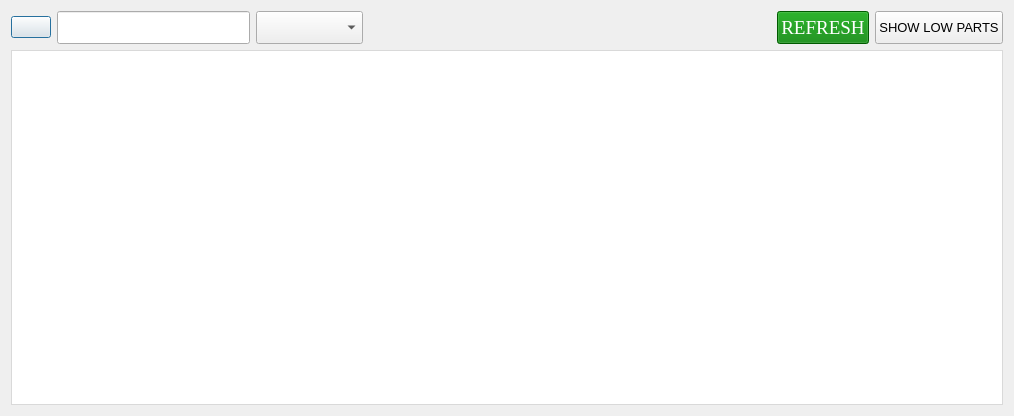
<?xml version="1.0" encoding="UTF-8"?>
<ui version="4.0">
 <class>partsQuantityViwer</class>
 <widget class="QDialog" name="partsQuantityViwer">
  <property name="geometry">
   <rect>
    <x>0</x>
    <y>0</y>
    <width>1014</width>
    <height>416</height>
   </rect>
  </property>
  <property name="windowTitle">
   <string>Parts Quantity Viewer</string>
  </property>
  <layout class="QHBoxLayout" name="horizontalLayout_2">
   <item>
    <layout class="QVBoxLayout" name="verticalLayout">
     <item>
      <layout class="QHBoxLayout" name="horizontalLayout">
       <item>
        <widget class="QPushButton" name="pushButton_search">
         <property name="styleSheet">
          <string notr="true"/>
         </property>
         <property name="text">
          <string/>
         </property>
         <property name="icon">
          <iconset resource="asert.qrc">
           <normaloff>:/Images/search.png</normaloff>:/Images/search.png</iconset>
         </property>
         <property name="iconSize">
          <size>
           <width>50</width>
           <height>50</height>
          </size>
         </property>
        </widget>
       </item>
       <item>
        <widget class="QLineEdit" name="lineEdit">
         <property name="sizePolicy">
          <sizepolicy hsizetype="Preferred" vsizetype="Preferred">
           <horstretch>0</horstretch>
           <verstretch>0</verstretch>
          </sizepolicy>
         </property>
         <property name="font">
          <font>
           <pointsize>16</pointsize>
          </font>
         </property>
         <property name="styleSheet">
          <string notr="true">QLineEdit {
    border: 1px solid #a9a9a9;
    padding: 5px;
    border-radius: 10px; /* Adjust the value to control the roundness */
    background-color: #ffffff; /* Set the background color to white */
    color: #333333;
}

QLineEdit:focus {
    border-color: #3e7bb6;
}

QLineEdit:hover {
    background-color: #e6f3ff; /* Set the hover background color to light blue */
    animation: blink 0.5s alternate infinite; /* Add a blinking animation */
}

@keyframes blink {
    from {
        background-color: #e6f3ff;
    }
    to {
        background-color: #ffffff;
    }
}
</string>
         </property>
        </widget>
       </item>
       <item>
        <widget class="QComboBox" name="comboBox">
         <property name="sizePolicy">
          <sizepolicy hsizetype="Preferred" vsizetype="Preferred">
           <horstretch>0</horstretch>
           <verstretch>0</verstretch>
          </sizepolicy>
         </property>
         <property name="font">
          <font>
           <pointsize>16</pointsize>
          </font>
         </property>
        </widget>
       </item>
       <item>
        <spacer name="horizontalSpacer">
         <property name="orientation">
          <enum>Qt::Horizontal</enum>
         </property>
         <property name="sizeHint" stdset="0">
          <size>
           <width>90</width>
           <height>20</height>
          </size>
         </property>
        </spacer>
       </item>
       <item>
        <widget class="QPushButton" name="pushButton_refresh">
         <property name="sizePolicy">
          <sizepolicy hsizetype="Preferred" vsizetype="Preferred">
           <horstretch>0</horstretch>
           <verstretch>0</verstretch>
          </sizepolicy>
         </property>
         <property name="font">
          <font>
           <family>Times New Roman</family>
           <pointsize>14</pointsize>
           <weight>50</weight>
           <italic>false</italic>
           <bold>false</bold>
          </font>
         </property>
         <property name="styleSheet">
          <string notr="true">
QPushButton{

	

	font: 14pt &quot;Times New Roman&quot;;  

		border-right: 1px solid #aaaaaa;

		border-bottom: 1px solid #aaaaaa;



}



QPushButton:enabled {

		background-color: green;

		color: white;

}



QPushButton:pressed {

		background-color: green;

		color: white;

}





QPushButton:hover:!pressed {

		background-color: ORANGE;

		color: red;

}



QPushButton:disabled {

		background-color: #aaaaaa;

		color: #ffffff;

}</string>
         </property>
         <property name="text">
          <string>REFRESH</string>
         </property>
        </widget>
       </item>
       <item>
        <widget class="QPushButton" name="pushButton_show_low_parts">
         <property name="sizePolicy">
          <sizepolicy hsizetype="Preferred" vsizetype="Preferred">
           <horstretch>0</horstretch>
           <verstretch>0</verstretch>
          </sizepolicy>
         </property>
         <property name="font">
          <font>
           <pointsize>10</pointsize>
          </font>
         </property>
         <property name="text">
          <string>SHOW LOW PARTS</string>
         </property>
        </widget>
       </item>
      </layout>
     </item>
     <item>
      <widget class="QTableView" name="tableView">
       <property name="styleSheet">
        <string notr="true">QTableView {
    border: 1px solid #d9d9d9;
    background-color: #ffffff;
    padding: 0;
    gridline-color: #d9d9d9;
}

QTableView::item {
    padding: 5px;
    border: none;
}

QTableView::item:selected {
    background-color: #3e7bb6;
    color: #ffffff;
}

QHeaderView::section {
    background-color: #f2f2f2;
    color: #333333;
    padding: 5px;
    font-weight: bold;
    border: none;
    border-right: 1px solid #d9d9d9;
    border-bottom: 1px solid #d9d9d9;
    min-width: 80px;
    min-height: 30px;
    font-size: 18px;
}

QHeaderView::section:checked {
    background-color: #3e7bb6;
    color: #ffffff;
}

QHeaderView::section:pressed {
    background-color: #3e7bb6;
    color: #ffffff;
}

QHeaderView::section:first {
    border-top-left-radius: 5px;
}

QHeaderView::section:last {
    border-top-right-radius: 5px;
    border-right: none;
}

QHeaderView::section:middle {
    border-right: none;
}

QTableView::horizontalHeader {
    border-top: 1px solid #d9d9d9;
    border-bottom: 1px solid #d9d9d9;
}

QTableView::verticalHeader {
    border-right: 1px solid #d9d9d9;
}

QHeaderView::section:horizontal {
    background-color: #e2e2e2;
    border-top: 1px solid #9d9d9d;
}

QHeaderView::section:horizontal:pressed {
    background-color: #3e7bb6;
    color: #ffffff;
}
</string>
       </property>
      </widget>
     </item>
    </layout>
   </item>
  </layout>
 </widget>
 <resources>
  <include location="asert.qrc"/>
 </resources>
 <connections/>
</ui>
